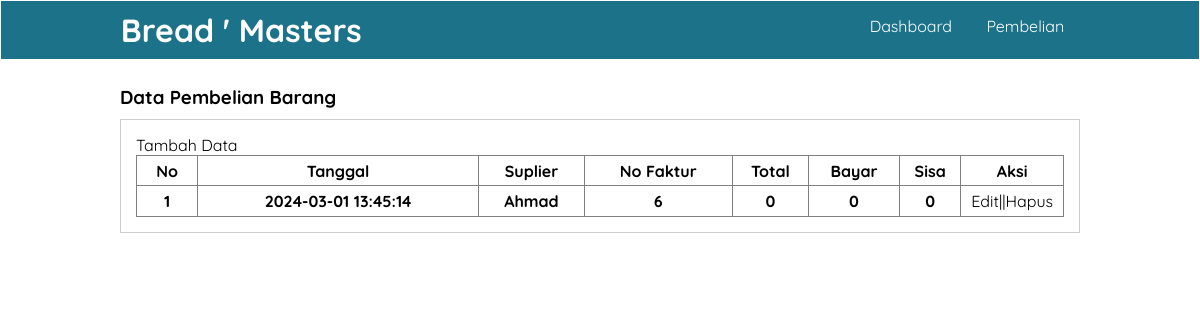
The page /user/pembelian.php (signed in) on the database its author committed.
### tables this page shows
CREATE TABLE `pembelian` (
  `no_faktur` int(11) NOT NULL,
  `id_pembelian` int(11) NOT NULL,
  `id_toko` int(11) NOT NULL,
  `id_user` int(11) NOT NULL,
  `tanggal_pembelian` date NOT NULL,
  `qty` int(11) NOT NULL,
  `id_suplier` varchar(255) NOT NULL,
  `total` int(11) NOT NULL,
  `bayar` int(11) NOT NULL,
  `sisa` int(11) NOT NULL,
  `keterangan` varchar(100) NOT NULL,
  `created_at` timestamp NOT NULL DEFAULT current_timestamp() ON UPDATE current_timestamp()
);

### user/pembelian.php (the view, shortened to what this page needs)
<?php
     include "koneksi.php";
    $query = mysqli_query($conn,'SELECT * FROM pembelian');
?>
<!DOCTYPE html>
<html lang="en">
<head>
    <link rel="stylesheet" href="dekorasi.css">
</head>
<body>
    <header>
        <div class="container">
        <h1><a href="index.php">Bread ' Masters</a></h1>
        <ul>
            <li><a href="index.php">Dashboard</a></li>
            <li><a href="pembelian.php">Pembelian</a></li>
        </ul>
        </div>
    </header>
    <div class="section">
        <div class="container">
            <h3>Data Pembelian Barang</h3>
            <div class="box">
                <p><a href="tambah_pembelian.php">Tambah Data</a></p>
                <table border="1" cellspacing="0" class="table">
                    <thead>
                        <tr>
                            <th width="60px">No</th>
                            <th>Tanggal</th>
                            <th>Suplier</th>
                            <th>No Faktur</th>
                            <th>Total</th>
                            <th>Bayar</th>
                            <th>Sisa</th>
                            <th width="100px">Aksi</th>
                        </tr>
                    </thead>
                    <tbody>
                    <?php
                    $no = 1;
                    while($pembelian = mysqli_fetch_assoc($query)):?>
                        <tr>
                        <th><?php echo $no++ ?></th>
                        <th><?php echo $pembelian["created_at"] ?></th>
                        <th><?php echo $pembelian["id_suplier"] ?></th>
                        <th><?php echo $pembelian["no_faktur"] ?></th>
                        <th><?php echo $pembelian["total"] ?></th>
                        <th><?php echo $pembelian["bayar"] ?></th>
                        <th><?php echo $pembelian["sisa"] ?></th>
                        <td>
                            <a href="./proses/edit_pembelian.php?id=<?php echo $pembelian['id_pembelian'] ?>">Edit</a>||<a href="./proses/hapus_pembelian.php?id=<?php echo $pembelian['no_faktur'] ?>" onclick="return confirm('Anda yakin ingin menghapus data ini??')">Hapus</a>
                        </td>
                        </tr>
                    <?php endwhile ?>
</tbody>
</body>
</html>

### user/dekorasi.css (style rules this page uses)
* { padding: 0; margin: 0; font-family: 'quicksand', sans-serif; }
a { color: inherit; text-decoration: none; }
body { background-color: #fff }
header { border: 1px solid; background-color: #1c7289; color: #fff; }
header h1 { float: left; padding: 9px 0; }
header ul { float: right; }
header ul li { display: inline-block; }
header ul li a { padding: 15px; display: inline-block; }
.container { width: 80%; margin: 0 auto; }
.container:after { content: ''; display: block; clear: both; }
.section { padding: 25px 0; }
.box { background-color: #fff; border: 1px solid #ccc; padding: 15px; box-sizing: border-box; margin: 10px 0 25px 0; }
.box:after { content: ''; display: block; clear: both; }
.table { width: 100%; border-collapse: collapse; }
.table tr { height: 30px; }
.table tr td { padding: 5px 10px; }

### rows shown on the page
pembelian: created_at "2024-03-01 13:45:14", id_suplier "Ahmad", no_faktur "6", total "0", bayar "0", sisa "0"
